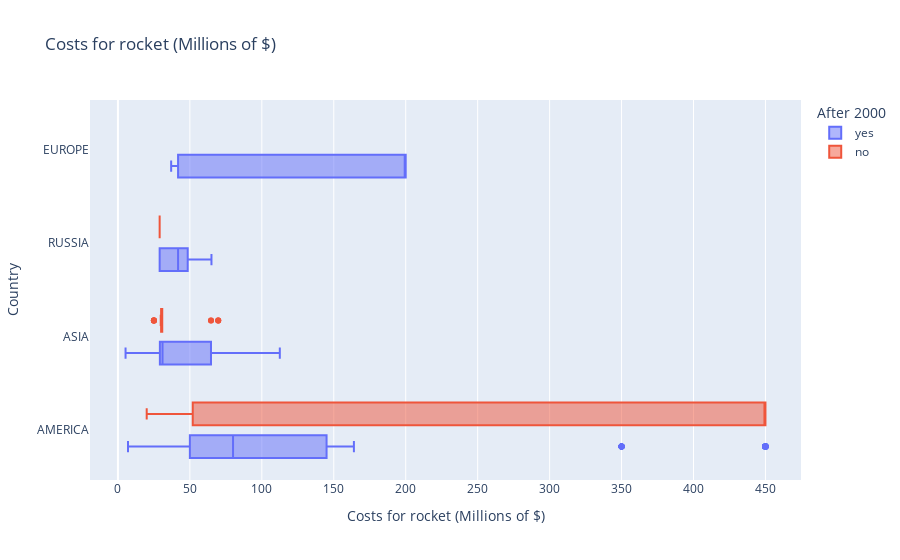

The notebook cell this image was saved under:
### Markdown cell above
## Rappresentazione grafica dei costi
 Possiamo notare differenti situazioni per ogni area geografica: <br><br>
1) __Europa ->__ In questo caso notiamo che non ci sono dati relativi a prima dell'anno 2000. Questo può essere ricondotto a una giovane storia spaziale e a una mancanza di informazioni relative ai dati sui primi lanci. Per quanto riguarda i lanci recenti possiamo notare che la spesa è abbastanza alta. <br><br>
2) __Russia ->__ Per quanto riguarda la Russia, possiamo ricordarci quanto accaduto durante la sua storia. Nonostante sia stato il primo Paese al mondo a lanciare un satellite (Sputnik 1), non ha mai avuto una grande trasparenza sui dati e ha quindi soffre di una mancanza di dati.<br>
Nel recente non ha mai avuto interesse a sviluppare nuovi sistemi di lancio, essendo la Sojuz il lanciatore più utilizzato storicamente per raggiungere la ISS. <br><br>
3) __Asia ->__ Sull'Asia c'è poco da dire,il boxplot è abbastanza chiaro. Infatti il continente ha avuto una crescita dei costi solo nel recente grazie alle potenze mondiale quali Cina e Giappone. <br><br>
4) __America ->__ Analizzando i dati del continente americano possiamo notare come i costi fossero molto elevati in passato (possiamo ricordare la campagna Apollo, i cui costi sono stati molto elevati), mentre nel presente, grazie anche a startup (quale SpaceX), il trend è quello di ridurre i costi con vettori spaziali riutilizzabili.

### Code cell
#clean issues with types
#print(df.loc[df[" Rocket"] == "5,000.0 ", ["Country","Company Name","Location"]])
#print(df.loc[df[" Rocket"] == "1,160.0 ", ["Country","Company Name","Location"]])
df.loc[df[" Rocket"] == '5,000.0 ', " Rocket"] = np.nan
df.loc[df[" Rocket"] == '1,160.0 ', " Rocket"] = np.nan
#cost per launch
df[" Rocket"] = pd.to_numeric(df[" Rocket"]) 
fig = px.box(df, x=" Rocket", y="Country", color="Recente", title="Costs for rocket (Millions of $)", 
             labels={
                 "Recente" : "After 2000",
                 " Rocket" : "Costs for rocket (Millions of $)"
             }
            )
fig.show()

### Figure 1 — Plotly figure (JSON) as saved in the notebook; plotly's stock layout.template omitted (floating-point values rounded to 4 significant figures; data arrays with more than 128 entries replaced by an {"elided": "..."} marker saying what was removed)
{"data": [{"alignmentgroup": "True", "hovertemplate": "After 2000=yes<br>Costs for rocket (Millions of $)=%{x}<br>Country=%{y}<extra></extra>", "legendgroup": "yes", "marker": {"color": "#636efa"}, "name": "yes", "notched": false, "offsetgroup": "yes", "orientation": "h", "showlegend": true, "type": "box", "x": {"elided": "1214 float values"}, "x0": " ", "xaxis": "x", "y": {"elided": "1214 str values"}, "y0": " ", "yaxis": "y"}, {"alignmentgroup": "True", "hovertemplate": "After 2000=no<br>Costs for rocket (Millions of $)=%{x}<br>Country=%{y}<extra></extra>", "legendgroup": "no", "marker": {"color": "#EF553B"}, "name": "no", "notched": false, "offsetgroup": "no", "orientation": "h", "showlegend": true, "type": "box", "x": {"elided": "3110 float values"}, "x0": " ", "xaxis": "x", "y": {"elided": "3110 str values"}, "y0": " ", "yaxis": "y"}], "layout": {"boxmode": "group", "legend": {"title": {"text": "After 2000"}, "tracegroupgap": 0}, "title": {"text": "Costs for rocket (Millions of $)"}, "xaxis": {"anchor": "y", "domain": [0, 1], "title": {"text": "Costs for rocket (Millions of $)"}}, "yaxis": {"anchor": "x", "domain": [0, 1], "title": {"text": "Country"}}}}
